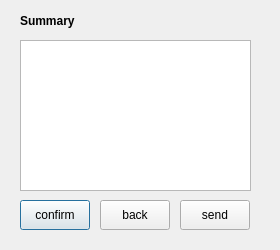
<?xml version="1.0" encoding="UTF-8"?>
<ui version="4.0">
 <class>notify</class>
 <widget class="QDialog" name="notify">
  <property name="geometry">
   <rect>
    <x>0</x>
    <y>0</y>
    <width>280</width>
    <height>250</height>
   </rect>
  </property>
  <property name="windowTitle">
   <string>Dialog</string>
  </property>
  <widget class="QTextBrowser" name="textBrowser">
   <property name="geometry">
    <rect>
     <x>20</x>
     <y>40</y>
     <width>231</width>
     <height>151</height>
    </rect>
   </property>
  </widget>
  <widget class="QPushButton" name="button_confirm">
   <property name="geometry">
    <rect>
     <x>20</x>
     <y>200</y>
     <width>70</width>
     <height>30</height>
    </rect>
   </property>
   <property name="text">
    <string>confirm</string>
   </property>
  </widget>
  <widget class="QPushButton" name="button_back">
   <property name="geometry">
    <rect>
     <x>100</x>
     <y>200</y>
     <width>70</width>
     <height>30</height>
    </rect>
   </property>
   <property name="text">
    <string>back</string>
   </property>
  </widget>
  <widget class="QPushButton" name="button_send">
   <property name="geometry">
    <rect>
     <x>180</x>
     <y>200</y>
     <width>70</width>
     <height>30</height>
    </rect>
   </property>
   <property name="text">
    <string>send</string>
   </property>
  </widget>
  <widget class="QLabel" name="label">
   <property name="geometry">
    <rect>
     <x>20</x>
     <y>10</y>
     <width>68</width>
     <height>22</height>
    </rect>
   </property>
   <property name="font">
    <font>
     <weight>75</weight>
     <bold>true</bold>
    </font>
   </property>
   <property name="text">
    <string>Summary</string>
   </property>
  </widget>
 </widget>
 <resources/>
 <connections/>
</ui>
